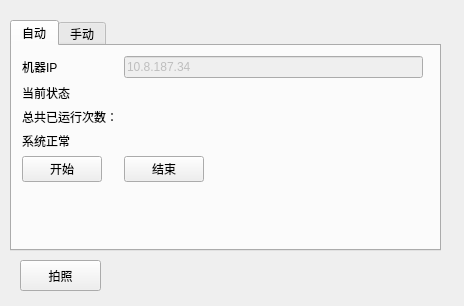
<?xml version="1.0" encoding="UTF-8"?>
<ui version="4.0">
 <class>Form</class>
 <widget class="QWidget" name="Form">
  <property name="geometry">
   <rect>
    <x>0</x>
    <y>0</y>
    <width>464</width>
    <height>306</height>
   </rect>
  </property>
  <property name="windowTitle">
   <string>Form</string>
  </property>
  <property name="styleSheet">
   <string notr="true">font: 12pt &quot;微软雅黑&quot;;</string>
  </property>
  <widget class="QPushButton" name="btn_cap">
   <property name="geometry">
    <rect>
     <x>20</x>
     <y>260</y>
     <width>81</width>
     <height>31</height>
    </rect>
   </property>
   <property name="text">
    <string>拍照</string>
   </property>
  </widget>
  <widget class="QTabWidget" name="tabWidget">
   <property name="geometry">
    <rect>
     <x>10</x>
     <y>20</y>
     <width>431</width>
     <height>231</height>
    </rect>
   </property>
   <property name="currentIndex">
    <number>0</number>
   </property>
   <widget class="QWidget" name="tab">
    <attribute name="title">
     <string>自动</string>
    </attribute>
    <widget class="QWidget" name="layoutWidget">
     <property name="geometry">
      <rect>
       <x>10</x>
       <y>10</y>
       <width>401</width>
       <height>171</height>
      </rect>
     </property>
     <layout class="QGridLayout" name="gridLayout">
      <item row="0" column="0">
       <widget class="QLabel" name="label">
        <property name="text">
         <string>机器IP</string>
        </property>
       </widget>
      </item>
      <item row="1" column="0">
       <widget class="QLabel" name="label_3">
        <property name="text">
         <string>当前状态</string>
        </property>
       </widget>
      </item>
      <item row="4" column="1">
       <widget class="QPushButton" name="btn_end">
        <property name="sizePolicy">
         <sizepolicy hsizetype="Maximum" vsizetype="Fixed">
          <horstretch>0</horstretch>
          <verstretch>0</verstretch>
         </sizepolicy>
        </property>
        <property name="text">
         <string>结束</string>
        </property>
       </widget>
      </item>
      <item row="6" column="0">
       <spacer name="verticalSpacer">
        <property name="orientation">
         <enum>Qt::Vertical</enum>
        </property>
        <property name="sizeHint" stdset="0">
         <size>
          <width>20</width>
          <height>40</height>
         </size>
        </property>
       </spacer>
      </item>
      <item row="2" column="1">
       <widget class="QLabel" name="txt_run_all">
        <property name="text">
         <string/>
        </property>
       </widget>
      </item>
      <item row="0" column="1">
       <widget class="QLineEdit" name="ldt_ip">
        <property name="enabled">
         <bool>false</bool>
        </property>
        <property name="text">
         <string>10.8.187.34</string>
        </property>
        <property name="readOnly">
         <bool>true</bool>
        </property>
       </widget>
      </item>
      <item row="2" column="0">
       <widget class="QLabel" name="label_2">
        <property name="text">
         <string>总共已运行次数：</string>
        </property>
       </widget>
      </item>
      <item row="4" column="0">
       <widget class="QPushButton" name="btn_start">
        <property name="sizePolicy">
         <sizepolicy hsizetype="Maximum" vsizetype="Fixed">
          <horstretch>0</horstretch>
          <verstretch>0</verstretch>
         </sizepolicy>
        </property>
        <property name="text">
         <string>开始</string>
        </property>
       </widget>
      </item>
      <item row="1" column="1">
       <widget class="QLabel" name="txt_current_cmd">
        <property name="text">
         <string/>
        </property>
       </widget>
      </item>
      <item row="3" column="0" colspan="2">
       <widget class="QLabel" name="txt_error_msg">
        <property name="text">
         <string>系统正常</string>
        </property>
       </widget>
      </item>
     </layout>
    </widget>
   </widget>
   <widget class="QWidget" name="tab_2">
    <attribute name="title">
     <string>手动</string>
    </attribute>
    <widget class="QGroupBox" name="groupBox">
     <property name="geometry">
      <rect>
       <x>30</x>
       <y>20</y>
       <width>261</width>
       <height>141</height>
      </rect>
     </property>
     <property name="title">
      <string>手动操作</string>
     </property>
     <layout class="QFormLayout" name="formLayout">
      <item row="0" column="0">
       <widget class="QLabel" name="label_5">
        <property name="text">
         <string>Carousel</string>
        </property>
       </widget>
      </item>
      <item row="0" column="1">
       <widget class="QComboBox" name="cbx_position">
        <item>
         <property name="text">
          <string>Home</string>
         </property>
        </item>
        <item>
         <property name="text">
          <string>A</string>
         </property>
        </item>
        <item>
         <property name="text">
          <string>B</string>
         </property>
        </item>
        <item>
         <property name="text">
          <string>C</string>
         </property>
        </item>
        <item>
         <property name="text">
          <string>D</string>
         </property>
        </item>
        <item>
         <property name="text">
          <string>E</string>
         </property>
        </item>
       </widget>
      </item>
      <item row="1" column="0" colspan="2">
       <widget class="QPushButton" name="btn_bpv_set">
        <property name="text">
         <string>Set</string>
        </property>
       </widget>
      </item>
     </layout>
    </widget>
   </widget>
  </widget>
 </widget>
 <resources/>
 <connections/>
</ui>
